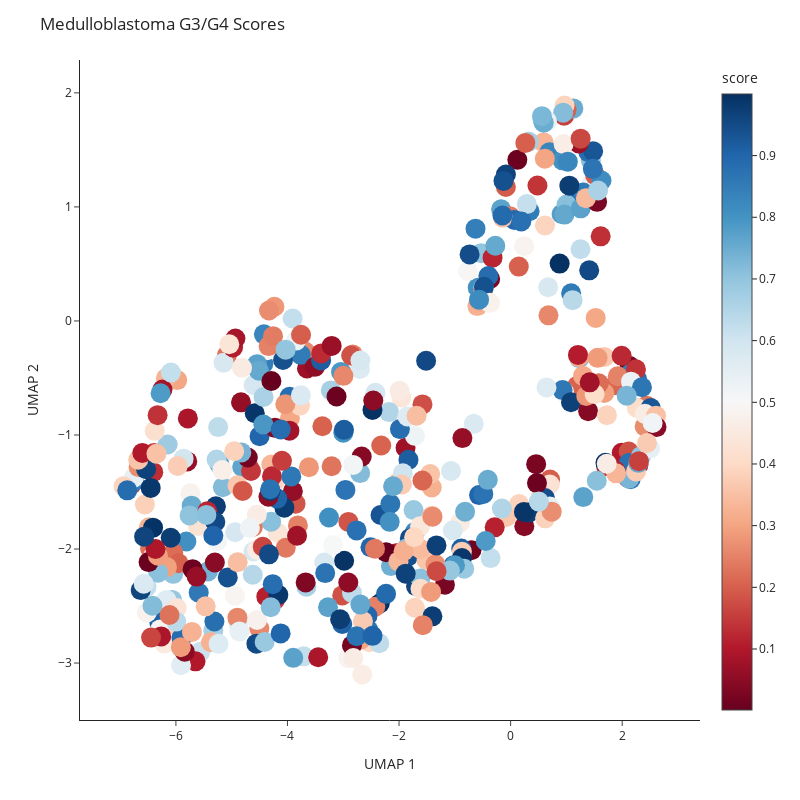

This figure's notebook cell:
### Code cell
plot_umap_spectrum(
    data=data_g3g4,
    clinical=score,  # Continuous scores instead of discrete labels
    colormap='RdBu',
    n_components=2,
    save_fig=True,
    save_as="final_scored_medulloblastoma_umap",
    seed=2023,
    title="Medulloblastoma G3/G4 Scores",
    marker_size=20
)

### Figure 1 — Plotly figure (JSON) as saved in the notebook; plotly's stock layout.template omitted (floating-point values rounded to 4 significant figures; data arrays with more than 128 entries replaced by an {"elided": "..."} marker saying what was removed)
{"data": [{"customdata": {"elided": "470x1 float values"}, "hovertemplate": "<b>%{hovertext}</b><br><br>UMAP_1=%{x}<br>UMAP_2=%{y}<br>color_value=%{marker.color:.3f}<extra></extra>", "hovertext": {"elided": "470 str values"}, "legendgroup": "", "marker": {"color": {"elided": "470 float values"}, "coloraxis": "coloraxis", "size": 20, "symbol": "circle"}, "mode": "markers", "name": "", "orientation": "v", "showlegend": false, "type": "scatter", "x": {"elided": "470 float values"}, "xaxis": "x", "y": {"elided": "470 float values"}, "yaxis": "y"}], "layout": {"coloraxis": {"cmax": 0.9999, "cmin": 0.001077, "colorbar": {"title": {"text": "score"}}, "colorscale": [[0, "rgb(103,0,31)"], [0.1, "rgb(178,24,43)"], [0.2, "rgb(214,96,77)"], [0.3, "rgb(244,165,130)"], [0.4, "rgb(253,219,199)"], [0.5, "rgb(247,247,247)"], [0.6, "rgb(209,229,240)"], [0.7, "rgb(146,197,222)"], [0.8, "rgb(67,147,195)"], [0.9, "rgb(33,102,172)"], [1, "rgb(5,48,97)"]]}, "height": 800, "legend": {"tracegroupgap": 0}, "margin": {"t": 60}, "title": {"text": "Medulloblastoma G3/G4 Scores"}, "width": 800, "xaxis": {"anchor": "y", "domain": [0, 1], "title": {"text": "UMAP 1"}}, "yaxis": {"anchor": "x", "domain": [0, 1], "title": {"text": "UMAP 2"}}}}
